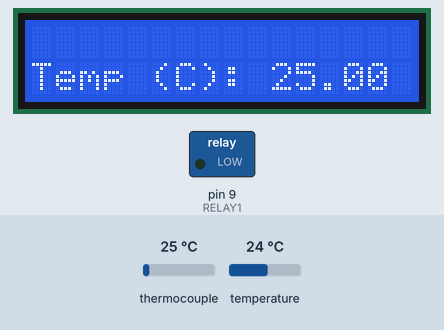
This sketch was run on a simulated Arduino Uno, built with avr-gcc and run on an emulated ATmega328P. Parts: 16×2 character LCD, switched loads named in the sketch (green lamp = pin HIGH). The inputs (shaded band) are chosen by the test bench; at power-on: thermocouple 25 °C, temperature 24 °C. What the sketch prints to the serial monitor is not drawn.

Above: at 2.7 s.
2.8 s: thermocouple set to 37 °C
At 4.2 s:
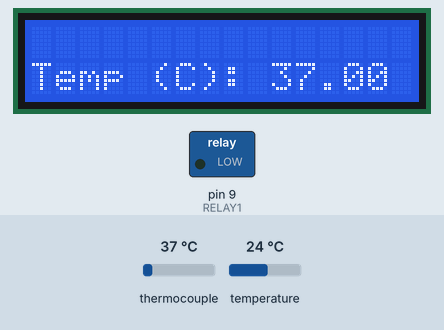
5.0 s: thermocouple set to 45 °C
At 6.2 s:
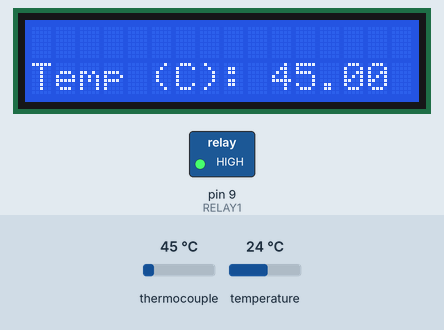
7.0 s: thermocouple set to 33 °C
At 8.2 s:
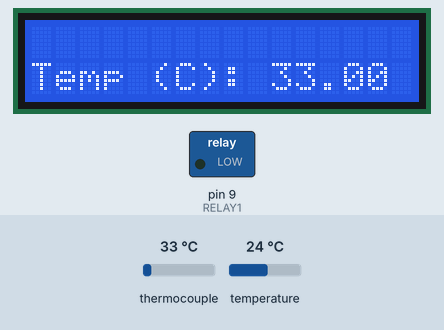
Timing chart, 0 to 10.0 s (numbered marks = the images above; inputs shaded):
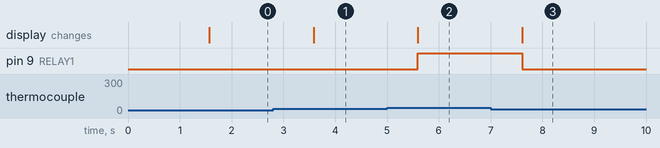

The sketch:

basking_area_code.ino
```cpp
// setting up display
#include <LiquidCrystal.h>
#include <Wire.h>

const int rs = 12, en = 11, d4 = 5, d5 = 4, d6 = 3, d7 = 2;
LiquidCrystal lcd(rs, en, d4, d5, d6, d7);

#include <SPI.h>
#include "Adafruit_MAX31855.h"

#define MAXDO   6
#define MAXCS   7
#define MAXCLK  8
#define RELAY1 9

Adafruit_MAX31855 thermocouple(MAXCLK, MAXCS, MAXDO);

void setup() {
  lcd.begin(16, 2);
  lcd.setCursor(0,1);
  lcd.write("Welcome Safi");
  delay(1000);
  Serial.begin(9600);

while (!Serial) delay(1);
Serial.println("MAX31855 test");

delay(500);

Serial.print("Initializing sensor...");
  if (!thermocouple.begin()) {
    Serial.println("ERROR.");
    while (1) delay(10);
  }

  pinMode(RELAY1, OUTPUT);
  digitalWrite(RELAY1, HIGH);

  Serial.println("DONE.");
}

void loop() {
   Serial.print("Internal Temp: ");
   double int_temp = thermocouple.readInternal();
   Serial.println(int_temp);

   double c = thermocouple.readCelsius();
   if (isnan(c)) {
     Serial.println("Something wrong!");
   } else {
     Serial.print("C = ");
     Serial.println(c);
   }

   lcd.clear();
   lcd.setCursor(0,1);
   lcd.write("Temp (C): ");
   lcd.print(c);

   if(c < 38){
    digitalWrite(RELAY1, LOW);
    Serial.println("Light On");
   }
   else if(c > 42){
    digitalWrite(RELAY1, HIGH);
    Serial.println("Light Off");
   }
   delay(1000);

}
```

Measured:
- the behaviour switches between 42 and 43 °C on thermocouple (found by bisection; images 1 and 2)
- the behaviour switches between 38 and 37 °C on thermocouple (found by bisection; images 2 and 3)
- after the input at 2.8 s, the display: changes after 0.78 s (image 1)
- after the input at 5.0 s, pin 9 (RELAY1): LOW → HIGH after 0.60 s; the display: changes after 0.60 s (image 2)
- after the input at 7.0 s, pin 9 (RELAY1): HIGH → LOW after 0.61 s; the display: changes after 0.61 s (image 3)
